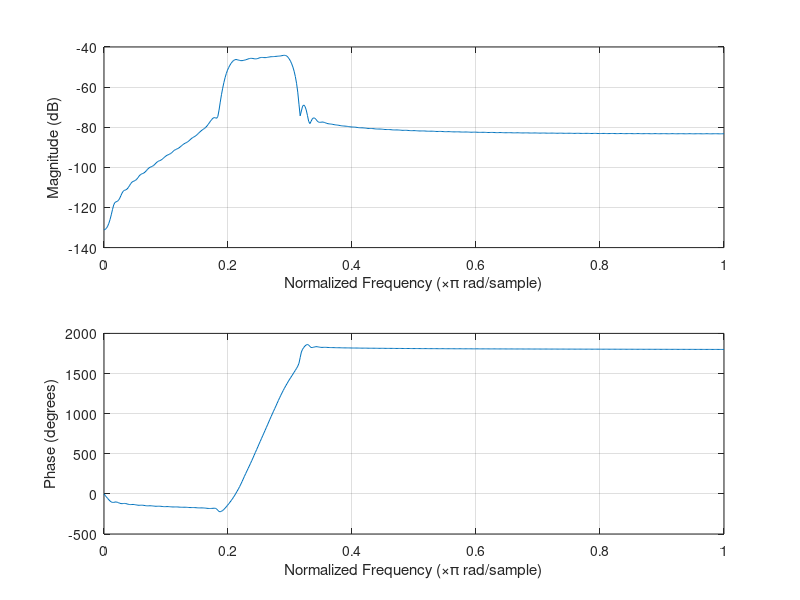
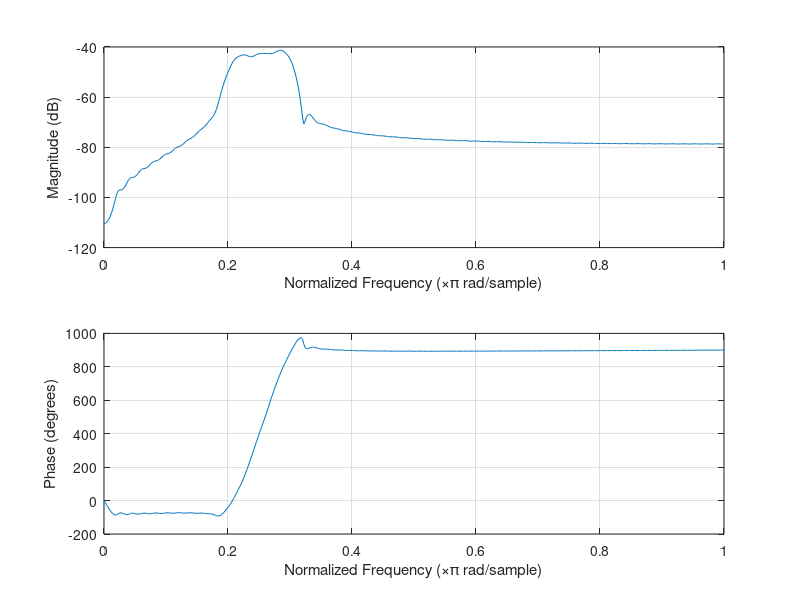
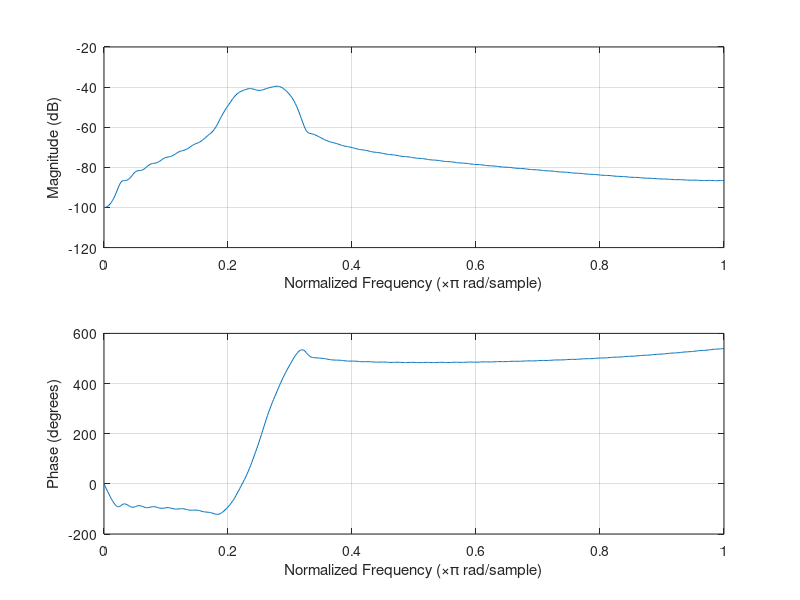
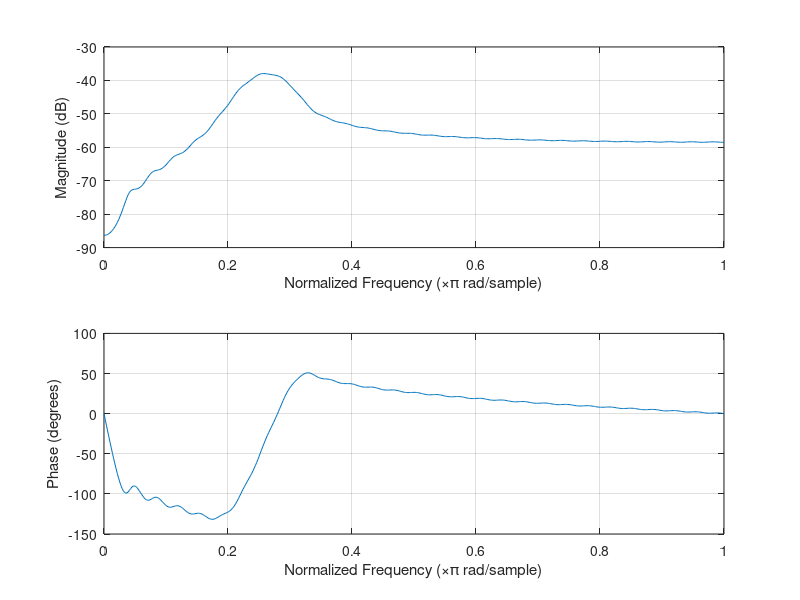

Reproduce these figures in MATLAB, in order. (Note: this script raises an error after producing the figures.)
h1 = [1,1,1,1,1];
h2 = [-1,-1,0,1,1];
h3 = [-1,1,1,1,1];
h4 = [-1,1,1,1,1,1,1,1,1,1,1,1,1,1,1,1,1,1,1];

figure(1)
subplot(2,2,1)
zplane(h1)
subplot(2,2,2)
zplane(h2)
subplot(2,2,3)
zplane(h3)
subplot(2,2,4)
zplane(h4)

%%
figure(2)
freqz(h1,1)
figure(3)
freqz(h2,1)
figure(4)
freqz(h3,1)
figure(5)
freqz(h4,1)

%% Exercise 1

Wp = [0.2 0.3];
Ws = [0.1 0.4];
Rp = 2;
Rs = 100;

[n, Wn] = buttord(Wp,Ws,Rp,Rs);
[B,A] = butter(n,Wn);

figure(1)
freqz(B,A);
title("Frequency response of the filter");
figure(2)
zplane(B,A);
title("The poles and zeros of the filter");
figure(3)
impz(B,A);
title("Impulse response of the filter");

%%
[h, t] = impz(B,A);
hmax = max(h);

samples_over = find(abs(h)>hmax*0.10);

h100 = h(1:(samples_over(end)));
t100 = t(1:(samples_over(end)));

h75 = h(1:floor(0.75*(samples_over(end))));
t75 = t(1:floor(0.75*(samples_over(end))));

h60 = h(1:floor(0.60*(samples_over(end))));
t60 = t(1:floor(0.60*(samples_over(end))));

h40 = h(1:floor(0.40*(samples_over(end))));
t40 = t(1:floor(0.40*(samples_over(end))));

h10 = h(1:floor(0.10*(samples_over(end))));
t10 = t(1:floor(0.10*(samples_over(end))));

figure(1)
title("Frequency response of the effective value of the filter");
freqz(h100,t100)

figure(2)
title("Frequency response of 75% of the effective value of the filter");
freqz(h75,t75)

figure(3)
title("Frequency response of 60% of the effective value of the filter");
freqz(h60,t60)

figure(4)
title("Frequency response of 40% of the effective value of the filter");
freqz(h40,t40)

figure(5)
title("Frequency response of 10% ofthe effective value of the filter");
freqz(h10,t10)

%% 1.2
Fs = 30000;
Ts = 1/Fs;

H = [ones(100,1);zeros(401,1);ones(100,1)];
f = -(length(H)*Fs*10^(-7))/2:Fs*10^(-7):(length(H)*Fs*10^(-7)-Fs*10^(-7))/2;



h = fftshift(ifft(H,'symmetric'));
t = 0:Ts:(length(h)*Ts-Ts);


figure(1)
plot(t,h);
title('Impulse response');

figure(2)
plot(f,fftshift(H))
title('Frequency response');


%% Here I make the impulse response gradually shorter

h50 = zero_pad_alt(h(1:floor(0.50*length(h))),h);

h25 = zero_pad_alt(h(1:floor(0.25*length(h))),h);

h10 = zero_pad_alt(h(1:floor(0.10*length(h))),h);

figure(1)
subplot(2,1,1);
hold on
plot(f,fftshift(abs(fft(h))))
plot(f,fftshift(abs(fft(h50))))
plot(f,fftshift(abs(fft(h25))))
plot(f,fftshift(abs(fft(h10))))
xlim([0 f(end)])
legend('full','half','quarter','tenth');
hold off

subplot(2,1,2); % I'm not sure what to do about the phase here :/
hold on
plot(f,fftshift(angle(fft(h))))
plot(f50,fftshift(angle(fft(h50))))
plot(f25,fftshift(angle(fft(h25))))
plot(f10,fftshift(angle(fft(h10))))
xlim([0 f(end)])
hold off

figure(2) % The lines need to be more thicc
subplot(4,1,1)
plot(t,h)
subplot(4,1,2)
plot(t,h50)
subplot(4,1,3)
plot(t,h25)
subplot(4,1,4)
plot(t,h10)


